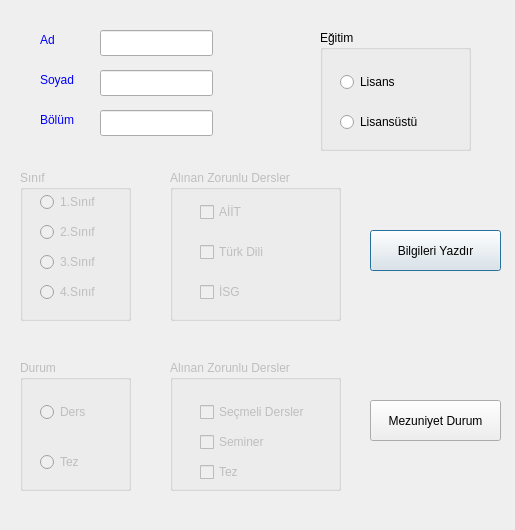
<?xml version="1.0" encoding="UTF-8"?>
<ui version="4.0">
 <class>Dialog</class>
 <widget class="QDialog" name="Dialog">
  <property name="geometry">
   <rect>
    <x>0</x>
    <y>0</y>
    <width>515</width>
    <height>530</height>
   </rect>
  </property>
  <property name="windowTitle">
   <string>Dialog</string>
  </property>
  <widget class="QLabel" name="label">
   <property name="geometry">
    <rect>
     <x>40</x>
     <y>30</y>
     <width>63</width>
     <height>20</height>
    </rect>
   </property>
   <property name="text">
    <string>&lt;html&gt;&lt;head/&gt;&lt;body&gt;&lt;p&gt;&lt;span style=&quot; color:#0000ff;&quot;&gt;Ad&lt;/span&gt;&lt;/p&gt;&lt;/body&gt;&lt;/html&gt;</string>
   </property>
  </widget>
  <widget class="QLabel" name="label_2">
   <property name="geometry">
    <rect>
     <x>40</x>
     <y>70</y>
     <width>63</width>
     <height>20</height>
    </rect>
   </property>
   <property name="text">
    <string>&lt;html&gt;&lt;head/&gt;&lt;body&gt;&lt;p&gt;&lt;span style=&quot; color:#0000ff;&quot;&gt;Soyad&lt;/span&gt;&lt;/p&gt;&lt;/body&gt;&lt;/html&gt;</string>
   </property>
  </widget>
  <widget class="QLabel" name="label_3">
   <property name="geometry">
    <rect>
     <x>40</x>
     <y>110</y>
     <width>63</width>
     <height>20</height>
    </rect>
   </property>
   <property name="text">
    <string>&lt;html&gt;&lt;head/&gt;&lt;body&gt;&lt;p&gt;&lt;span style=&quot; color:#0000ff;&quot;&gt;Bölüm&lt;/span&gt;&lt;/p&gt;&lt;/body&gt;&lt;/html&gt;</string>
   </property>
  </widget>
  <widget class="QGroupBox" name="grp_egitim">
   <property name="geometry">
    <rect>
     <x>320</x>
     <y>30</y>
     <width>151</width>
     <height>121</height>
    </rect>
   </property>
   <property name="palette">
    <palette>
     <active/>
     <inactive/>
     <disabled/>
    </palette>
   </property>
   <property name="title">
    <string>Eğitim</string>
   </property>
   <widget class="QRadioButton" name="rd_lisans">
    <property name="geometry">
     <rect>
      <x>20</x>
      <y>40</y>
      <width>110</width>
      <height>24</height>
     </rect>
    </property>
    <property name="text">
     <string>Lisans</string>
    </property>
   </widget>
   <widget class="QRadioButton" name="rd_lisansustu">
    <property name="geometry">
     <rect>
      <x>20</x>
      <y>80</y>
      <width>110</width>
      <height>24</height>
     </rect>
    </property>
    <property name="text">
     <string>Lisansüstü</string>
    </property>
   </widget>
  </widget>
  <widget class="QGroupBox" name="grp_zorunlu2">
   <property name="enabled">
    <bool>false</bool>
   </property>
   <property name="geometry">
    <rect>
     <x>170</x>
     <y>360</y>
     <width>171</width>
     <height>131</height>
    </rect>
   </property>
   <property name="title">
    <string>Alınan Zorunlu Dersler</string>
   </property>
   <widget class="QCheckBox" name="che_semeli">
    <property name="geometry">
     <rect>
      <x>30</x>
      <y>40</y>
      <width>131</width>
      <height>24</height>
     </rect>
    </property>
    <property name="text">
     <string>Seçmeli Dersler</string>
    </property>
   </widget>
   <widget class="QCheckBox" name="che_seminer">
    <property name="geometry">
     <rect>
      <x>30</x>
      <y>70</y>
      <width>91</width>
      <height>24</height>
     </rect>
    </property>
    <property name="text">
     <string>Seminer</string>
    </property>
   </widget>
   <widget class="QCheckBox" name="che_tez">
    <property name="geometry">
     <rect>
      <x>30</x>
      <y>100</y>
      <width>91</width>
      <height>24</height>
     </rect>
    </property>
    <property name="text">
     <string>Tez</string>
    </property>
   </widget>
  </widget>
  <widget class="QGroupBox" name="grp_durum">
   <property name="enabled">
    <bool>false</bool>
   </property>
   <property name="geometry">
    <rect>
     <x>20</x>
     <y>360</y>
     <width>111</width>
     <height>131</height>
    </rect>
   </property>
   <property name="title">
    <string>Durum</string>
   </property>
   <widget class="QRadioButton" name="radioButton_6">
    <property name="geometry">
     <rect>
      <x>20</x>
      <y>40</y>
      <width>110</width>
      <height>24</height>
     </rect>
    </property>
    <property name="text">
     <string>Ders</string>
    </property>
   </widget>
   <widget class="QRadioButton" name="radioButton_5">
    <property name="geometry">
     <rect>
      <x>20</x>
      <y>90</y>
      <width>110</width>
      <height>24</height>
     </rect>
    </property>
    <property name="text">
     <string>Tez</string>
    </property>
   </widget>
  </widget>
  <widget class="QGroupBox" name="grp_sinif">
   <property name="enabled">
    <bool>false</bool>
   </property>
   <property name="geometry">
    <rect>
     <x>20</x>
     <y>170</y>
     <width>111</width>
     <height>151</height>
    </rect>
   </property>
   <property name="title">
    <string>Sınıf</string>
   </property>
   <widget class="QRadioButton" name="rd1">
    <property name="geometry">
     <rect>
      <x>20</x>
      <y>20</y>
      <width>110</width>
      <height>24</height>
     </rect>
    </property>
    <property name="text">
     <string>1.Sınıf</string>
    </property>
   </widget>
   <widget class="QRadioButton" name="rd2">
    <property name="geometry">
     <rect>
      <x>20</x>
      <y>50</y>
      <width>110</width>
      <height>24</height>
     </rect>
    </property>
    <property name="text">
     <string>2.Sınıf</string>
    </property>
   </widget>
   <widget class="QRadioButton" name="rd4">
    <property name="geometry">
     <rect>
      <x>20</x>
      <y>110</y>
      <width>110</width>
      <height>24</height>
     </rect>
    </property>
    <property name="text">
     <string>4.Sınıf</string>
    </property>
   </widget>
   <widget class="QRadioButton" name="rd3">
    <property name="geometry">
     <rect>
      <x>20</x>
      <y>80</y>
      <width>110</width>
      <height>24</height>
     </rect>
    </property>
    <property name="text">
     <string>3.Sınıf</string>
    </property>
   </widget>
  </widget>
  <widget class="QGroupBox" name="grp_zorunlu">
   <property name="enabled">
    <bool>false</bool>
   </property>
   <property name="geometry">
    <rect>
     <x>170</x>
     <y>170</y>
     <width>171</width>
     <height>151</height>
    </rect>
   </property>
   <property name="title">
    <string>Alınan Zorunlu Dersler</string>
   </property>
   <widget class="QCheckBox" name="che_ai">
    <property name="geometry">
     <rect>
      <x>30</x>
      <y>30</y>
      <width>91</width>
      <height>24</height>
     </rect>
    </property>
    <property name="text">
     <string>AİİT</string>
    </property>
   </widget>
   <widget class="QCheckBox" name="che_turk">
    <property name="geometry">
     <rect>
      <x>30</x>
      <y>70</y>
      <width>91</width>
      <height>24</height>
     </rect>
    </property>
    <property name="text">
     <string>Türk Dili</string>
    </property>
   </widget>
   <widget class="QCheckBox" name="che_isg">
    <property name="geometry">
     <rect>
      <x>30</x>
      <y>110</y>
      <width>91</width>
      <height>24</height>
     </rect>
    </property>
    <property name="text">
     <string>İSG</string>
    </property>
   </widget>
  </widget>
  <widget class="QPushButton" name="bilgiyazdirbut">
   <property name="geometry">
    <rect>
     <x>370</x>
     <y>230</y>
     <width>131</width>
     <height>41</height>
    </rect>
   </property>
   <property name="text">
    <string>Bilgileri Yazdır</string>
   </property>
  </widget>
  <widget class="QPushButton" name="mezuniyetbut">
   <property name="geometry">
    <rect>
     <x>370</x>
     <y>400</y>
     <width>131</width>
     <height>41</height>
    </rect>
   </property>
   <property name="text">
    <string>Mezuniyet Durum</string>
   </property>
  </widget>
  <widget class="QLineEdit" name="ln_ad">
   <property name="geometry">
    <rect>
     <x>100</x>
     <y>30</y>
     <width>113</width>
     <height>26</height>
    </rect>
   </property>
  </widget>
  <widget class="QLineEdit" name="ln_soyad">
   <property name="geometry">
    <rect>
     <x>100</x>
     <y>70</y>
     <width>113</width>
     <height>26</height>
    </rect>
   </property>
  </widget>
  <widget class="QLineEdit" name="ln_bolum">
   <property name="geometry">
    <rect>
     <x>100</x>
     <y>110</y>
     <width>113</width>
     <height>26</height>
    </rect>
   </property>
  </widget>
 </widget>
 <resources/>
 <connections/>
</ui>
